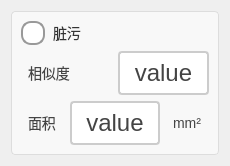
           <widget class="QWidget" name="widget_zangwu" native="true">
            <layout class="QGridLayout" name="gridLayout_10">
             <item row="0" column="0">
              <widget class="QGroupBox" name="groupBox_4">
               <property name="styleSheet">
                <string notr="true">QGroupBox {
    border: 1px solid #DDD;
    border-radius: 4px;
    font: bold 14px;
    color: #666;
    background-color: #F8F8F8;
}

QGroupBox::title {
    subcontrol-origin: margin;
    subcontrol-position: top left;
    left: 10px;
    padding: 0 5px;
}</string>
               </property>
               <property name="title">
                <string/>
               </property>
               <layout class="QVBoxLayout" name="verticalLayout_4">
                <item>
                 <widget class="QRadioButton" name="rbtn_zangwuEnable">
                  <property name="sizePolicy">
                   <sizepolicy hsizetype="Minimum" vsizetype="Minimum">
                    <horstretch>0</horstretch>
                    <verstretch>0</verstretch>
                   </sizepolicy>
                  </property>
                  <property name="styleSheet">
                   <string notr="true">QRadioButton {
    spacing: 8px;
    font-size: 14px;
    color: #333;  /* 保持原始文字颜色 */
}

/* 未选中状态 */
QRadioButton::indicator {
    width: 20px;
    height: 20px;
    border-radius: 10px;
    border: 2px solid #999;
    background: #ffffff;
}

/* 悬停效果 */
QRadioButton::indicator:hover {
    border: 2px solid #666;
}

/* 选中状态 */
QRadioButton::indicator:checked {
    border: 2px solid #FF6B00;  /* 橙色边框 */
}

/* 选中时的内圆 */
QRadioButton::indicator:checked {
    background-color: qradialgradient(
        cx:0.5, cy:0.5,
        radius:0.4,
        fx:0.5, fy:0.5,
        stop:0 #FF6B00,  /* 主橙色 */
        stop:1 transparent
    );
}

/* 禁用状态 */
QRadioButton:::disabled {
    border: 2px solid #ccc;
    background: #eee;
}

/* 点击动画效果 */
QRadioButton::indicator:pressed {
    border: 2px solid #CC5500;  /* 深橙色边框 */
    background-color: qradialgradient(
        cx:0.5, cy:0.5,
        radius:0.5,
        fx:0.5, fy:0.5,
        stop:0 #FFD8B3,  /* 浅橙色渐变 */
        stop:1 transparent
    );
}</string>
                  </property>
                  <property name="text">
                   <string>脏污</string>
                  </property>
                 </widget>
                </item>
                <item>
                 <layout class="QHBoxLayout" name="horizontalLayout_3">
                  <item>
                   <widget class="QLabel" name="label_18">
                    <property name="sizePolicy">
                     <sizepolicy hsizetype="Minimum" vsizetype="Minimum">
                      <horstretch>0</horstretch>
                      <verstretch>0</verstretch>
                     </sizepolicy>
                    </property>
                    <property name="styleSheet">
                     <string notr="true">/* 基础标签样式 */
QLabel {
    color: #444444;          /* 主文字色 */
    font-size: 14px;         /* 标准字号 */
    background: transparent; /* 透明背景 */
    padding: 2px 4px;        /* 基础内边距 */
}

/* 标题样式 */
QLabel.title {
    font-size: 16px;
    font-weight: 600;
    color: #333333;
    border-bottom: 1px solid #DDDDDD; /* 下划线装饰 */
    padding-bottom: 4px;
}

/* 副标题/次要文本 */
QLabel.subtitle {
    color: #666666;
    font-size: 13px;
    font-style: italic;
}

/* 强调文本 */
QLabel.emphasis {
    color: #333333;
    font-weight: 500;
    background-color: #F5F5F5;
    border-radius: 3px;
    padding: 4px 8px;
}

/* 状态标签（成功/警告/错误） */
QLabel[state=&quot;success&quot;] {
    color: #228B22;          /* 森林绿 */
    border-left: 3px solid #228B22;
    padding-left: 8px;
}

QLabel[state=&quot;warning&quot;] {
    color: #FF8C00;          /* 暗橙 */
    border-left: 3px solid #FF8C00;
    padding-left: 8px;
}

QLabel[state=&quot;error&quot;] {
    color: #B22222;          /* 砖红 */
    border-left: 3px solid #B22222;
    padding-left: 8px;
}

/* 数据展示标签 */
QLabel.data {
    color: #2F4F4F;          /* 深石板灰 */
    font-family: monospace;
    border: 1px solid #E0E0E0;
    background-color: #FFFFFF;
    padding: 6px 12px;
    border-radius: 4px;
}

/* 禁用状态 */
QLabel:disabled {
    color: #AAAAAA;
    background-color: transparent;
}

/* 链接样式（伪链接效果） */
QLabel.link {
    color: #4682B4;          /* 钢蓝 */
    text-decoration: underline;
    border-bottom: 1px dotted #4682B4;
}

/* 图标标签 */
QLabel.icon {
    qproperty-alignment: AlignCenter;
    border: 1px solid #E0E0E0;
    border-radius: 4px;
    background-color: #FFFFFF;
    padding: 12px;
}</string>
                    </property>
                    <property name="text">
                     <string>相似度</string>
                    </property>
                   </widget>
                  </item>
                  <item>
                   <widget class="QPushButton" name="ptn_zangwuSimilarity">
                    <property name="sizePolicy">
                     <sizepolicy hsizetype="Minimum" vsizetype="Minimum">
                      <horstretch>0</horstretch>
                      <verstretch>0</verstretch>
                     </sizepolicy>
                    </property>
                    <property name="styleSheet">
                     <string notr="true">QPushButton {
    padding: 6px 14px;
    border: 2px solid #CCC;
    border-radius: 4px;
    background-color: white;
    color: #444;
	font-size:24px;
}

QPushButton:hover {
    border-color: #999;
    background-color: #F5F5F5;
}

QPushButton:pressed {
    border-color: #777;
    background-color: #EEE;
}</string>
                    </property>
                    <property name="text">
                     <string>value</string>
                    </property>
                   </widget>
                  </item>
                 </layout>
                </item>
                <item>
                 <layout class="QHBoxLayout" name="horizontalLayout_4">
                  <item>
                   <widget class="QLabel" name="label_25">
                    <property name="sizePolicy">
                     <sizepolicy hsizetype="Minimum" vsizetype="Minimum">
                      <horstretch>0</horstretch>
                      <verstretch>0</verstretch>
                     </sizepolicy>
                    </property>
                    <property name="styleSheet">
                     <string notr="true">/* 基础标签样式 */
QLabel {
    color: #444444;          /* 主文字色 */
    font-size: 14px;         /* 标准字号 */
    background: transparent; /* 透明背景 */
    padding: 2px 4px;        /* 基础内边距 */
}

/* 标题样式 */
QLabel.title {
    font-size: 16px;
    font-weight: 600;
    color: #333333;
    border-bottom: 1px solid #DDDDDD; /* 下划线装饰 */
    padding-bottom: 4px;
}

/* 副标题/次要文本 */
QLabel.subtitle {
    color: #666666;
    font-size: 13px;
    font-style: italic;
}

/* 强调文本 */
QLabel.emphasis {
    color: #333333;
    font-weight: 500;
    background-color: #F5F5F5;
    border-radius: 3px;
    padding: 4px 8px;
}

/* 状态标签（成功/警告/错误） */
QLabel[state=&quot;success&quot;] {
    color: #228B22;          /* 森林绿 */
    border-left: 3px solid #228B22;
    padding-left: 8px;
}

QLabel[state=&quot;warning&quot;] {
    color: #FF8C00;          /* 暗橙 */
    border-left: 3px solid #FF8C00;
    padding-left: 8px;
}

QLabel[state=&quot;error&quot;] {
    color: #B22222;          /* 砖红 */
    border-left: 3px solid #B22222;
    padding-left: 8px;
}

/* 数据展示标签 */
QLabel.data {
    color: #2F4F4F;          /* 深石板灰 */
    font-family: monospace;
    border: 1px solid #E0E0E0;
    background-color: #FFFFFF;
    padding: 6px 12px;
    border-radius: 4px;
}

/* 禁用状态 */
QLabel:disabled {
    color: #AAAAAA;
    background-color: transparent;
}

/* 链接样式（伪链接效果） */
QLabel.link {
    color: #4682B4;          /* 钢蓝 */
    text-decoration: underline;
    border-bottom: 1px dotted #4682B4;
}

/* 图标标签 */
QLabel.icon {
    qproperty-alignment: AlignCenter;
    border: 1px solid #E0E0E0;
    border-radius: 4px;
    background-color: #FFFFFF;
    padding: 12px;
}</string>
                    </property>
                    <property name="text">
                     <string>面积</string>
                    </property>
                   </widget>
                  </item>
                  <item>
                   <widget class="QPushButton" name="ptn_zangwuArea">
                    <property name="sizePolicy">
                     <sizepolicy hsizetype="Minimum" vsizetype="Minimum">
                      <horstretch>0</horstretch>
                      <verstretch>0</verstretch>
                     </sizepolicy>
                    </property>
                    <property name="styleSheet">
                     <string notr="true">QPushButton {
    padding: 6px 14px;
    border: 2px solid #CCC;
    border-radius: 4px;
    background-color: white;
    color: #444;
	font-size:24px;
}

QPushButton:hover {
    border-color: #999;
    background-color: #F5F5F5;
}

QPushButton:pressed {
    border-color: #777;
    background-color: #EEE;
}</string>
                    </property>
                    <property name="text">
                     <string>value</string>
                    </property>
                   </widget>
                  </item>
                  <item>
                   <widget class="QLabel" name="label_29">
                    <property name="sizePolicy">
                     <sizepolicy hsizetype="Minimum" vsizetype="Minimum">
                      <horstretch>0</horstretch>
                      <verstretch>0</verstretch>
                     </sizepolicy>
                    </property>
                    <property name="styleSheet">
                     <string notr="true">/* 基础标签样式 */
QLabel {
    color: #444444;          /* 主文字色 */
    font-size: 14px;         /* 标准字号 */
    background: transparent; /* 透明背景 */
    padding: 2px 4px;        /* 基础内边距 */
}

/* 标题样式 */
QLabel.title {
    font-size: 16px;
    font-weight: 600;
    color: #333333;
    border-bottom: 1px solid #DDDDDD; /* 下划线装饰 */
    padding-bottom: 4px;
}

/* 副标题/次要文本 */
QLabel.subtitle {
    color: #666666;
    font-size: 13px;
    font-style: italic;
}

/* 强调文本 */
QLabel.emphasis {
    color: #333333;
    font-weight: 500;
    background-color: #F5F5F5;
    border-radius: 3px;
    padding: 4px 8px;
}

/* 状态标签（成功/警告/错误） */
QLabel[state=&quot;success&quot;] {
    color: #228B22;          /* 森林绿 */
    border-left: 3px solid #228B22;
    padding-left: 8px;
}

QLabel[state=&quot;warning&quot;] {
    color: #FF8C00;          /* 暗橙 */
    border-left: 3px solid #FF8C00;
    padding-left: 8px;
}

QLabel[state=&quot;error&quot;] {
    color: #B22222;          /* 砖红 */
    border-left: 3px solid #B22222;
    padding-left: 8px;
}

/* 数据展示标签 */
QLabel.data {
    color: #2F4F4F;          /* 深石板灰 */
    font-family: monospace;
    border: 1px solid #E0E0E0;
    background-color: #FFFFFF;
    padding: 6px 12px;
    border-radius: 4px;
}

/* 禁用状态 */
QLabel:disabled {
    color: #AAAAAA;
    background-color: transparent;
}

/* 链接样式（伪链接效果） */
QLabel.link {
    color: #4682B4;          /* 钢蓝 */
    text-decoration: underline;
    border-bottom: 1px dotted #4682B4;
}

/* 图标标签 */
QLabel.icon {
    qproperty-alignment: AlignCenter;
    border: 1px solid #E0E0E0;
    border-radius: 4px;
    background-color: #FFFFFF;
    padding: 12px;
}</string>
                    </property>
                    <property name="text">
                     <string>mm²</string>
                    </property>
                   </widget>
                  </item>
                 </layout>
                </item>
               </layout>
              </widget>
             </item>
            </layout>
           </widget>
